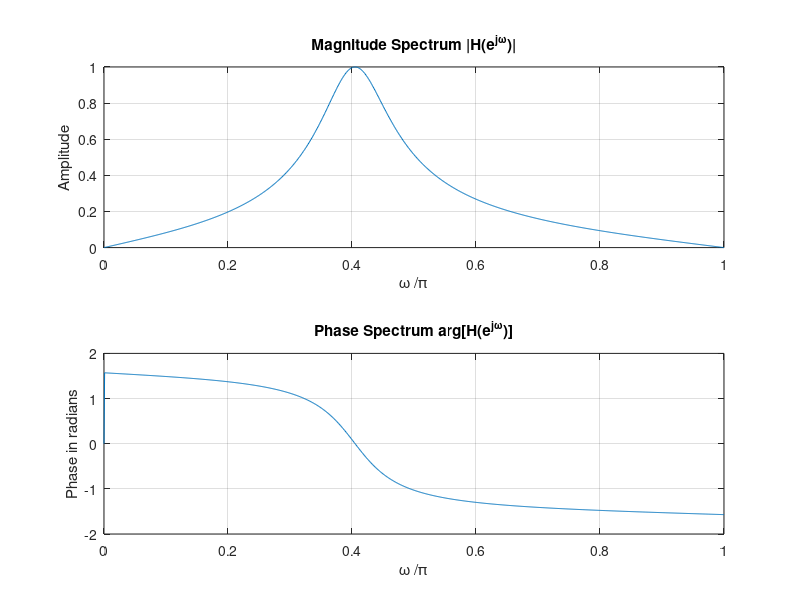

Recreate this plot in MATLAB.
% Program Q4_1
clear;
% User specifies filter length
%M = input('Enter the filter length M: ');
% Compute the frequency samples of the DTFT
w = 0:1*pi/1023:1*pi;
num = [.15 0 -.15];
den = [1 -.5 .7];
% Compute and plot the DTFT
h = freqz(num, den, w);
subplot(2,1,1)
plot(w/pi,abs(h));grid
title('Magnitude Spectrum |H(e^{j\omega})|')
xlabel('\omega /\pi');
ylabel('Amplitude');
subplot(2,1,2)
plot(w/pi,angle(h));grid
title('Phase Spectrum arg[H(e^{j\omega})]')
xlabel('\omega /\pi');
ylabel('Phase in radians');